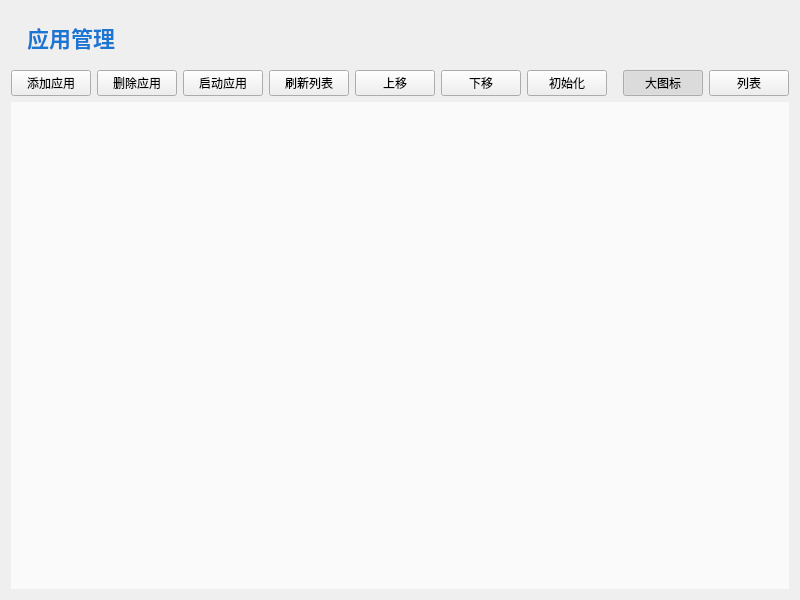
<?xml version="1.0" encoding="UTF-8"?>
<ui version="4.0">
 <class>AppManagerWidget</class>
 <widget class="QWidget" name="AppManagerWidget">
  <property name="geometry">
   <rect>
    <x>0</x>
    <y>0</y>
    <width>800</width>
    <height>600</height>
   </rect>
  </property>
  <property name="windowTitle">
   <string>Form</string>
  </property>
  <layout class="QVBoxLayout" name="mainLayout">
   <item>
    <widget class="QLabel" name="titleLabel">
     <property name="styleSheet">
      <string notr="true">font-size: 22px; font-weight: bold; padding: 10px; color: #1976d2;</string>
     </property>
     <property name="text">
      <string>&lt;html&gt;&lt;head/&gt;&lt;body&gt;&lt;p&gt;应用管理&lt;/p&gt;&lt;/body&gt;&lt;/html&gt;</string>
     </property>
    </widget>
   </item>
   <item>
    <layout class="QHBoxLayout" name="buttonLayout">
     <item>
      <widget class="QPushButton" name="addButton">
       <property name="text">
        <string>添加应用</string>
       </property>
      </widget>
     </item>
     <item>
      <widget class="QPushButton" name="deleteButton">
       <property name="text">
        <string>删除应用</string>
       </property>
      </widget>
     </item>
     <item>
      <widget class="QPushButton" name="launchButton">
       <property name="text">
        <string>启动应用</string>
       </property>
      </widget>
     </item>
     <item>
      <widget class="QPushButton" name="refreshButton">
       <property name="text">
        <string>刷新列表</string>
       </property>
      </widget>
     </item>
     <item>
      <widget class="QPushButton" name="moveUpButton">
       <property name="text">
        <string>上移</string>
       </property>
      </widget>
     </item>
     <item>
      <widget class="QPushButton" name="moveDownButton">
       <property name="text">
        <string>下移</string>
       </property>
      </widget>
     </item>
     <item>
      <widget class="QPushButton" name="initButton">
       <property name="text">
        <string>初始化</string>
       </property>
      </widget>
     </item>
     <item>
      <spacer name="horizontalSpacer">
       <property name="orientation">
        <enum>Qt::Horizontal</enum>
       </property>
       <property name="sizeHint" stdset="0">
        <size>
         <width>40</width>
         <height>20</height>
        </size>
       </property>
      </spacer>
     </item>
     <item>
      <widget class="QPushButton" name="iconViewButton">
       <property name="text">
        <string>大图标</string>
       </property>
       <property name="checkable">
        <bool>true</bool>
       </property>
       <property name="checked">
        <bool>true</bool>
       </property>
      </widget>
     </item>
     <item>
      <widget class="QPushButton" name="listViewButton">
       <property name="text">
        <string>列表</string>
       </property>
       <property name="checkable">
        <bool>true</bool>
       </property>
       <property name="checked">
        <bool>false</bool>
       </property>
      </widget>
     </item>
    </layout>
   </item>
   <item>
    <widget class="QListView" name="appListView">
     <property name="contextMenuPolicy">
      <enum>Qt::CustomContextMenu</enum>
     </property>
     <property name="styleSheet">
      <string notr="true">QListView { background-color: #fafafa; border: none; }</string>
     </property>
     <property name="dragDropMode">
      <enum>QAbstractItemView::NoDragDrop</enum>
     </property>
     <property name="selectionMode">
      <enum>QAbstractItemView::ExtendedSelection</enum>
     </property>
     <property name="iconSize">
      <size>
       <width>72</width>
       <height>72</height>
      </size>
     </property>
     <property name="movement">
      <enum>QListView::Static</enum>
     </property>
     <property name="resizeMode">
      <enum>QListView::Adjust</enum>
     </property>
     <property name="spacing">
      <number>15</number>
     </property>
     <property name="viewMode">
      <enum>QListView::IconMode</enum>
     </property>
    </widget>
   </item>
  </layout>
 </widget>
 <resources/>
 <connections/>
</ui>
